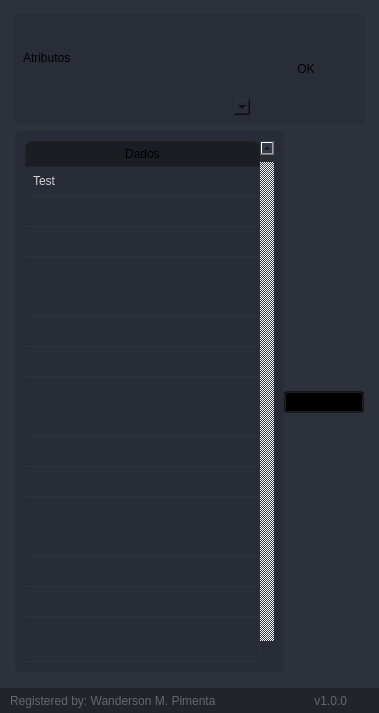
           <widget class="QFrame" name="frame_content_right">
            <property name="styleSheet">
             <string notr="true">background-color: rgb(44, 49, 60);</string>
            </property>
            <property name="frameShape">
             <enum>QFrame::NoFrame</enum>
            </property>
            <property name="frameShadow">
             <enum>QFrame::Raised</enum>
            </property>
            <layout class="QVBoxLayout" name="verticalLayout_4">
             <property name="spacing">
              <number>0</number>
             </property>
             <property name="leftMargin">
              <number>0</number>
             </property>
             <property name="topMargin">
              <number>0</number>
             </property>
             <property name="rightMargin">
              <number>0</number>
             </property>
             <property name="bottomMargin">
              <number>0</number>
             </property>
             <item>
              <widget class="QFrame" name="frame_content">
               <property name="frameShape">
                <enum>QFrame::NoFrame</enum>
               </property>
               <property name="frameShadow">
                <enum>QFrame::Raised</enum>
               </property>
               <layout class="QVBoxLayout" name="verticalLayout_9">
                <property name="spacing">
                 <number>0</number>
                </property>
                <property name="leftMargin">
                 <number>5</number>
                </property>
                <property name="topMargin">
                 <number>5</number>
                </property>
                <property name="rightMargin">
                 <number>5</number>
                </property>
                <property name="bottomMargin">
                 <number>5</number>
                </property>
                <item>
                 <widget class="QStackedWidget" name="stackedWidget">
                  <property name="styleSheet">
                   <string notr="true">background: transparent;</string>
                  </property>
                  <property name="currentIndex">
                   <number>1</number>
                  </property>
                  <widget class="QWidget" name="page_home">
                   <layout class="QVBoxLayout" name="verticalLayout_10">
                    <item>
                     <widget class="QLabel" name="label_6">
                      <property name="font">
                       <font>
                        <family>Segoe UI</family>
                        <pointsize>40</pointsize>
                       </font>
                      </property>
                      <property name="styleSheet">
                       <string notr="true"/>
                      </property>
                      <property name="text">
                       <string>HOME</string>
                      </property>
                      <property name="alignment">
                       <set>Qt::AlignCenter</set>
                      </property>
                     </widget>
                    </item>
                    <item>
                     <widget class="QLabel" name="label">
                      <property name="font">
                       <font>
                        <family>Segoe UI</family>
                        <pointsize>14</pointsize>
                       </font>
                      </property>
                      <property name="text">
                       <string>Empyt Page - By: Wanderson M. Pimenta</string>
                      </property>
                      <property name="alignment">
                       <set>Qt::AlignCenter</set>
                      </property>
                     </widget>
                    </item>
                    <item>
                     <widget class="QLabel" name="label_7">
                      <property name="font">
                       <font>
                        <family>Segoe UI</family>
                        <pointsize>15</pointsize>
                       </font>
                      </property>
                      <property name="text">
                       <string>Page Index 0</string>
                      </property>
                      <property name="alignment">
                       <set>Qt::AlignCenter</set>
                      </property>
                     </widget>
                    </item>
                   </layout>
                  </widget>
                  <widget class="QWidget" name="page_widgets">
                   <layout class="QVBoxLayout" name="verticalLayout_6">
                    <item>
                     <widget class="QFrame" name="frame">
                      <property name="styleSheet">
                       <string notr="true">border-radius: 5px;</string>
                      </property>
                      <property name="frameShape">
                       <enum>QFrame::StyledPanel</enum>
                      </property>
                      <property name="frameShadow">
                       <enum>QFrame::Raised</enum>
                      </property>
                      <layout class="QVBoxLayout" name="verticalLayout_15">
                       <property name="spacing">
                        <number>0</number>
                       </property>
                       <property name="leftMargin">
                        <number>0</number>
                       </property>
                       <property name="topMargin">
                        <number>0</number>
                       </property>
                       <property name="rightMargin">
                        <number>0</number>
                       </property>
                       <property name="bottomMargin">
                        <number>0</number>
                       </property>
                       <item>
                        <widget class="QFrame" name="frame_div_content_1">
                         <property name="minimumSize">
                          <size>
                           <width>0</width>
                           <height>110</height>
                          </size>
                         </property>
                         <property name="maximumSize">
                          <size>
                           <width>16777215</width>
                           <height>110</height>
                          </size>
                         </property>
                         <property name="styleSheet">
                          <string notr="true">background-color: rgb(41, 45, 56);
border-radius: 5px;
</string>
                         </property>
                         <property name="frameShape">
                          <enum>QFrame::NoFrame</enum>
                         </property>
                         <property name="frameShadow">
                          <enum>QFrame::Raised</enum>
                         </property>
                         <layout class="QVBoxLayout" name="verticalLayout_7">
                          <property name="spacing">
                           <number>0</number>
                          </property>
                          <property name="leftMargin">
                           <number>0</number>
                          </property>
                          <property name="topMargin">
                           <number>0</number>
                          </property>
                          <property name="rightMargin">
                           <number>0</number>
                          </property>
                          <property name="bottomMargin">
                           <number>0</number>
                          </property>
                          <item>
                           <widget class="QFrame" name="frame_content_wid_1">
                            <property name="maximumSize">
                             <size>
                              <width>900</width>
                              <height>16777215</height>
                             </size>
                            </property>
                            <property name="frameShape">
                             <enum>QFrame::NoFrame</enum>
                            </property>
                            <property name="frameShadow">
                             <enum>QFrame::Raised</enum>
                            </property>
                            <layout class="QHBoxLayout" name="horizontalLayout_9">
                             <item>
                              <layout class="QGridLayout" name="gridLayout">
                               <property name="bottomMargin">
                                <number>0</number>
                               </property>
                               <item row="1" column="0">
                                <widget class="QComboBox" name="comboBox_3"/>
                               </item>
                               <item row="0" column="0">
                                <widget class="QLabel" name="label_4">
                                 <property name="text">
                                  <string>Atributos</string>
                                 </property>
                                </widget>
                               </item>
                              </layout>
                             </item>
                             <item>
                              <widget class="QPushButton" name="pushButton">
                               <property name="maximumSize">
                                <size>
                                 <width>100</width>
                                 <height>16777215</height>
                                </size>
                               </property>
                               <property name="text">
                                <string>OK</string>
                               </property>
                              </widget>
                             </item>
                            </layout>
                           </widget>
                          </item>
                         </layout>
                        </widget>
                       </item>
                      </layout>
                     </widget>
                    </item>
                    <item>
                     <widget class="QFrame" name="frame_3">
                      <property name="minimumSize">
                       <size>
                        <width>0</width>
                        <height>150</height>
                       </size>
                      </property>
                      <property name="frameShape">
                       <enum>QFrame::StyledPanel</enum>
                      </property>
                      <property name="frameShadow">
                       <enum>QFrame::Raised</enum>
                      </property>
                      <layout class="QHBoxLayout" name="horizontalLayout_12">
                       <property name="spacing">
                        <number>0</number>
                       </property>
                       <property name="leftMargin">
                        <number>0</number>
                       </property>
                       <property name="topMargin">
                        <number>0</number>
                       </property>
                       <property name="rightMargin">
                        <number>0</number>
                       </property>
                       <property name="bottomMargin">
                        <number>0</number>
                       </property>
                       <item>
                        <widget class="QTableWidget" name="tableWidget">
                         <property name="sizePolicy">
                          <sizepolicy hsizetype="Expanding" vsizetype="Expanding">
                           <horstretch>0</horstretch>
                           <verstretch>0</verstretch>
                          </sizepolicy>
                         </property>
                         <property name="maximumSize">
                          <size>
                           <width>800</width>
                           <height>16777215</height>
                          </size>
                         </property>
                         <property name="palette">
                          <palette>
                           <active>
                            <colorrole role="WindowText">
                             <brush brushstyle="SolidPattern">
                              <color alpha="255">
                               <red>210</red>
                               <green>210</green>
                               <blue>210</blue>
                              </color>
                             </brush>
                            </colorrole>
                            <colorrole role="Button">
                             <brush brushstyle="SolidPattern">
                              <color alpha="255">
                               <red>39</red>
                               <green>44</green>
                               <blue>54</blue>
                              </color>
                             </brush>
                            </colorrole>
                            <colorrole role="Text">
                             <brush brushstyle="SolidPattern">
                              <color alpha="255">
                               <red>210</red>
                               <green>210</green>
                               <blue>210</blue>
                              </color>
                             </brush>
                            </colorrole>
                            <colorrole role="ButtonText">
                             <brush brushstyle="SolidPattern">
                              <color alpha="255">
                               <red>210</red>
                               <green>210</green>
                               <blue>210</blue>
                              </color>
                             </brush>
                            </colorrole>
                            <colorrole role="Base">
                             <brush brushstyle="SolidPattern">
                              <color alpha="255">
                               <red>39</red>
                               <green>44</green>
                               <blue>54</blue>
                              </color>
                             </brush>
                            </colorrole>
                            <colorrole role="Window">
                             <brush brushstyle="SolidPattern">
                              <color alpha="255">
                               <red>39</red>
                               <green>44</green>
                               <blue>54</blue>
                              </color>
                             </brush>
                            </colorrole>
                            <colorrole role="PlaceholderText">
                             <brush brushstyle="NoBrush">
                              <color alpha="128">
                               <red>210</red>
                               <green>210</green>
                               <blue>210</blue>
                              </color>
                             </brush>
                            </colorrole>
                           </active>
                           <inactive>
                            <colorrole role="WindowText">
                             <brush brushstyle="SolidPattern">
                              <color alpha="255">
                               <red>210</red>
                               <green>210</green>
                               <blue>210</blue>
                              </color>
                             </brush>
                            </colorrole>
                            <colorrole role="Button">
                             <brush brushstyle="SolidPattern">
                              <color alpha="255">
                               <red>39</red>
                               <green>44</green>
                               <blue>54</blue>
                              </color>
                             </brush>
                            </colorrole>
                            <colorrole role="Text">
                             <brush brushstyle="SolidPattern">
                              <color alpha="255">
                               <red>210</red>
                               <green>210</green>
                               <blue>210</blue>
                              </color>
                             </brush>
                            </colorrole>
                            <colorrole role="ButtonText">
                             <brush brushstyle="SolidPattern">
                              <color alpha="255">
                               <red>210</red>
                               <green>210</green>
                               <blue>210</blue>
                              </color>
                             </brush>
                            </colorrole>
                            <colorrole role="Base">
                             <brush brushstyle="SolidPattern">
                              <color alpha="255">
                               <red>39</red>
                               <green>44</green>
                               <blue>54</blue>
                              </color>
                             </brush>
                            </colorrole>
                            <colorrole role="Window">
                             <brush brushstyle="SolidPattern">
                              <color alpha="255">
                               <red>39</red>
                               <green>44</green>
                               <blue>54</blue>
                              </color>
                             </brush>
                            </colorrole>
                            <colorrole role="PlaceholderText">
                             <brush brushstyle="NoBrush">
                              <color alpha="128">
                               <red>210</red>
                               <green>210</green>
                               <blue>210</blue>
                              </color>
                             </brush>
                            </colorrole>
                           </inactive>
                           <disabled>
                            <colorrole role="WindowText">
                             <brush brushstyle="SolidPattern">
                              <color alpha="255">
                               <red>210</red>
                               <green>210</green>
                               <blue>210</blue>
                              </color>
                             </brush>
                            </colorrole>
                            <colorrole role="Button">
                             <brush brushstyle="SolidPattern">
                              <color alpha="255">
                               <red>39</red>
                               <green>44</green>
                               <blue>54</blue>
                              </color>
                             </brush>
                            </colorrole>
                            <colorrole role="Text">
                             <brush brushstyle="SolidPattern">
                              <color alpha="255">
                               <red>210</red>
                               <green>210</green>
                               <blue>210</blue>
                              </color>
                             </brush>
                            </colorrole>
                            <colorrole role="ButtonText">
                             <brush brushstyle="SolidPattern">
                              <color alpha="255">
                               <red>210</red>
                               <green>210</green>
                               <blue>210</blue>
                              </color>
                             </brush>
                            </colorrole>
                            <colorrole role="Base">
                             <brush brushstyle="SolidPattern">
                              <color alpha="255">
                               <red>39</red>
                               <green>44</green>
                               <blue>54</blue>
                              </color>
                             </brush>
                            </colorrole>
                            <colorrole role="Window">
                             <brush brushstyle="SolidPattern">
                              <color alpha="255">
                               <red>39</red>
                               <green>44</green>
                               <blue>54</blue>
                              </color>
                             </brush>
                            </colorrole>
                            <colorrole role="PlaceholderText">
                             <brush brushstyle="NoBrush">
                              <color alpha="128">
                               <red>210</red>
                               <green>210</green>
                               <blue>210</blue>
                              </color>
                             </brush>
                            </colorrole>
                           </disabled>
                          </palette>
                         </property>
                         <property name="styleSheet">
                          <string notr="true">QTableWidget {	
	background-color: rgb(39, 44, 54);
	padding: 10px;
	border-radius: 5px;
	gridline-color: rgb(44, 49, 60);
	border-bottom: 1px solid rgb(44, 49, 60);
}
QTableWidget::item{
	border-color: rgb(44, 49, 60);
	padding-left: 5px;
	padding-right: 5px;
	gridline-color: rgb(44, 49, 60);
}
QTableWidget::item:selected{
	background-color: rgb(85, 170, 255);
}
QScrollBar:horizontal {
    border: none;
    background: rgb(52, 59, 72);
    height: 14px;
    margin: 0px 21px 0 21px;
	border-radius: 0px;
}
 QScrollBar:vertical {
	border: none;
    background: rgb(52, 59, 72);
    width: 14px;
    margin: 21px 0 21px 0;
	border-radius: 0px;
 }
QHeaderView::section{
	Background-color: rgb(39, 44, 54);
	max-width: 30px;
	border: 1px solid rgb(44, 49, 60);
	border-style: none;
    border-bottom: 1px solid rgb(44, 49, 60);
    border-right: 1px solid rgb(44, 49, 60);
}
QTableWidget::horizontalHeader {	
	background-color: rgb(81, 255, 0);
}
QHeaderView::section:horizontal
{
    border: 1px solid rgb(32, 34, 42);
	background-color: rgb(27, 29, 35);
	padding: 3px;
	border-top-left-radius: 7px;
    border-top-right-radius: 7px;
}
QHeaderView::section:vertical
{
    border: 1px solid rgb(44, 49, 60);
}
</string>
                         </property>
                         <property name="frameShape">
                          <enum>QFrame::NoFrame</enum>
                         </property>
                         <property name="verticalScrollBarPolicy">
                          <enum>Qt::ScrollBarAlwaysOn</enum>
                         </property>
                         <property name="sizeAdjustPolicy">
                          <enum>QAbstractScrollArea::AdjustToContents</enum>
                         </property>
                         <property name="editTriggers">
                          <set>QAbstractItemView::NoEditTriggers</set>
                         </property>
                         <property name="alternatingRowColors">
                          <bool>false</bool>
                         </property>
                         <property name="selectionMode">
                          <enum>QAbstractItemView::SingleSelection</enum>
                         </property>
                         <property name="selectionBehavior">
                          <enum>QAbstractItemView::SelectRows</enum>
                         </property>
                         <property name="showGrid">
                          <bool>true</bool>
                         </property>
                         <property name="gridStyle">
                          <enum>Qt::SolidLine</enum>
                         </property>
                         <property name="sortingEnabled">
                          <bool>false</bool>
                         </property>
                         <attribute name="horizontalHeaderVisible">
                          <bool>true</bool>
                         </attribute>
                         <attribute name="horizontalHeaderCascadingSectionResizes">
                          <bool>true</bool>
                         </attribute>
                         <attribute name="horizontalHeaderDefaultSectionSize">
                          <number>200</number>
                         </attribute>
                         <attribute name="horizontalHeaderStretchLastSection">
                          <bool>true</bool>
                         </attribute>
                         <attribute name="verticalHeaderVisible">
                          <bool>false</bool>
                         </attribute>
                         <attribute name="verticalHeaderCascadingSectionResizes">
                          <bool>false</bool>
                         </attribute>
                         <attribute name="verticalHeaderHighlightSections">
                          <bool>false</bool>
                         </attribute>
                         <attribute name="verticalHeaderStretchLastSection">
                          <bool>true</bool>
                         </attribute>
                         <row>
                          <property name="text">
                           <string>New Row</string>
                          </property>
                          <property name="font">
                           <font>
                            <family>Segoe UI</family>
                           </font>
                          </property>
                         </row>
                         <row>
                          <property name="text">
                           <string>New Row</string>
                          </property>
                         </row>
                         <row>
                          <property name="text">
                           <string>New Row</string>
                          </property>
                         </row>
                         <row>
                          <property name="text">
                           <string>New Row</string>
                          </property>
                         </row>
                         <row>
                          <property name="text">
                           <string>New Row</string>
                          </property>
                         </row>
                         <row>
                          <property name="text">
                           <string>New Row</string>
                          </property>
                         </row>
                         <row>
                          <property name="text">
                           <string>New Row</string>
                          </property>
                         </row>
                         <row>
                          <property name="text">
                           <string>New Row</string>
                          </property>
                         </row>
                         <row>
                          <property name="text">
                           <string>New Row</string>
                          </property>
                         </row>
                         <row>
                          <property name="text">
                           <string>New Row</string>
                          </property>
                         </row>
                         <row>
                          <property name="text">
                           <string>New Row</string>
                          </property>
                         </row>
                         <row>
                          <property name="text">
                           <string>New Row</string>
                          </property>
                         </row>
                         <row>
                          <property name="text">
                           <string>New Row</string>
                          </property>
                         </row>
                         <row>
                          <property name="text">
                           <string>New Row</string>
                          </property>
                         </row>
                         <row>
                          <property name="text">
                           <string>New Row</string>
                          </property>
                         </row>
                         <row>
                          <property name="text">
                           <string>New Row</string>
                          </property>
                         </row>
                         <column>
                          <property name="text">
                           <string>Dados</string>
                          </property>
                         </column>
                         <item row="0" column="0">
                          <property name="text">
                           <string>Test</string>
                          </property>
                         </item>
                        </widget>
                       </item>
                       <item>
                        <widget class="QPushButton" name="pushButton_2">
                         <property name="text">
                          <string>Pesquisar</string>
                         </property>
                        </widget>
                       </item>
                      </layout>
                     </widget>
                    </item>
                   </layout>
                  </widget>
                 </widget>
                </item>
               </layout>
              </widget>
             </item>
             <item>
              <widget class="QFrame" name="frame_grip">
               <property name="minimumSize">
                <size>
                 <width>0</width>
                 <height>25</height>
                </size>
               </property>
               <property name="maximumSize">
                <size>
                 <width>16777215</width>
                 <height>25</height>
                </size>
               </property>
               <property name="styleSheet">
                <string notr="true">background-color: rgb(33, 37, 43);</string>
               </property>
               <property name="frameShape">
                <enum>QFrame::NoFrame</enum>
               </property>
               <property name="frameShadow">
                <enum>QFrame::Raised</enum>
               </property>
               <layout class="QHBoxLayout" name="horizontalLayout_6">
                <property name="spacing">
                 <number>0</number>
                </property>
                <property name="leftMargin">
                 <number>0</number>
                </property>
                <property name="topMargin">
                 <number>0</number>
                </property>
                <property name="rightMargin">
                 <number>2</number>
                </property>
                <property name="bottomMargin">
                 <number>0</number>
                </property>
                <item>
                 <widget class="QFrame" name="frame_label_bottom">
                  <property name="frameShape">
                   <enum>QFrame::NoFrame</enum>
                  </property>
                  <property name="frameShadow">
                   <enum>QFrame::Raised</enum>
                  </property>
                  <layout class="QHBoxLayout" name="horizontalLayout_7">
                   <property name="spacing">
                    <number>0</number>
                   </property>
                   <property name="leftMargin">
                    <number>10</number>
                   </property>
                   <property name="topMargin">
                    <number>0</number>
                   </property>
                   <property name="rightMargin">
                    <number>10</number>
                   </property>
                   <property name="bottomMargin">
                    <number>0</number>
                   </property>
                   <item>
                    <widget class="QLabel" name="label_credits">
                     <property name="font">
                      <font>
                       <family>Segoe UI</family>
                      </font>
                     </property>
                     <property name="styleSheet">
                      <string notr="true">color: rgb(98, 103, 111);</string>
                     </property>
                     <property name="text">
                      <string>Registered by: Wanderson M. Pimenta</string>
                     </property>
                    </widget>
                   </item>
                   <item>
                    <widget class="QLabel" name="label_version">
                     <property name="maximumSize">
                      <size>
                       <width>100</width>
                       <height>16777215</height>
                      </size>
                     </property>
                     <property name="font">
                      <font>
                       <family>Segoe UI</family>
                      </font>
                     </property>
                     <property name="styleSheet">
                      <string notr="true">color: rgb(98, 103, 111);</string>
                     </property>
                     <property name="text">
                      <string>v1.0.0</string>
                     </property>
                     <property name="alignment">
                      <set>Qt::AlignRight|Qt::AlignTrailing|Qt::AlignVCenter</set>
                     </property>
                    </widget>
                   </item>
                  </layout>
                 </widget>
                </item>
                <item>
                 <widget class="QFrame" name="frame_size_grip">
                  <property name="maximumSize">
                   <size>
                    <width>20</width>
                    <height>20</height>
                   </size>
                  </property>
                  <property name="styleSheet">
                   <string notr="true">QSizeGrip {
	background-image: url(:/16x16/icons/16x16/cil-size-grip.png);
	background-position: center;
	background-repeat: no-reperat;
}</string>
                  </property>
                  <property name="frameShape">
                   <enum>QFrame::NoFrame</enum>
                  </property>
                  <property name="frameShadow">
                   <enum>QFrame::Raised</enum>
                  </property>
                 </widget>
                </item>
               </layout>
              </widget>
             </item>
            </layout>
           </widget>
